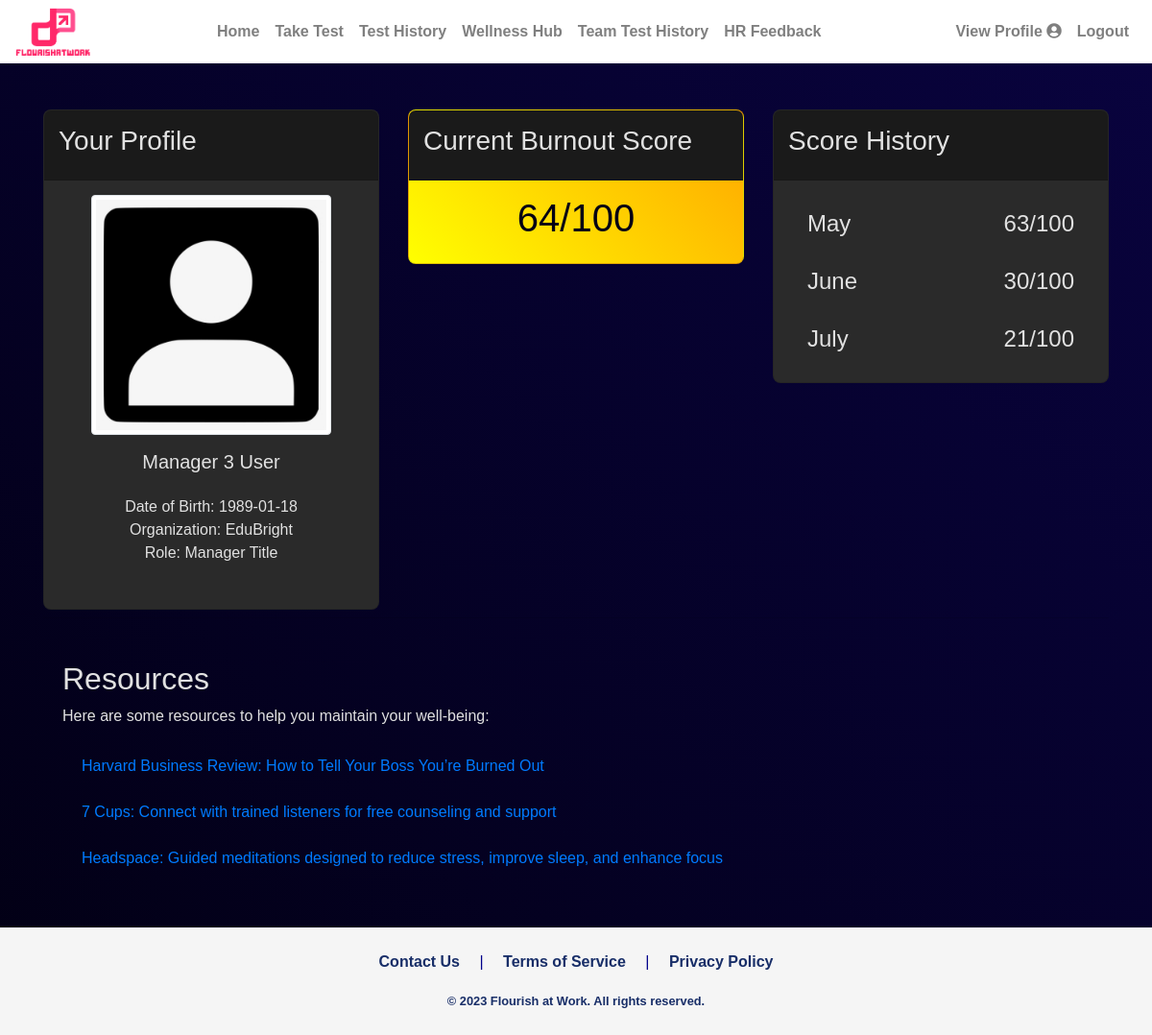
Page /dashboard (signed in) on the committed database.
### app/models.py (models this page shows, shortened)
class User(UserMixin, db.Model):
    id = db.Column(db.Integer, primary_key=True)
    email = db.Column(db.String(120), index=True, unique=True)
    password_hash = db.Column(db.String(128))
    firstname = db.Column(db.String(64), nullable=False)
    lastname = db.Column(db.String(64), nullable=False)
    image = db.Column(db.String(128), nullable=True)
    date_of_birth = db.Column(db.String(64), nullable=True)  # changed from db.Date to db.String
    companyId = db.Column(db.Integer, db.ForeignKey('company.id'))
    manager_id = db.Column(db.Integer, db.ForeignKey('user.id'))
    results = db.relationship('Results', backref='user', lazy='dynamic')
    subordinates = db.relationship('User', backref=db.backref('manager', remote_side=[id]), lazy='dynamic')
    first_login = db.Column(db.Boolean, default=True)
    department = db.Column(db.String(128), nullable=True)
    title = db.Column(db.String(128), nullable=True)
    role_id = db.Column(db.Integer, db.ForeignKey('role.id'))

class Company(db.Model):
    id = db.Column(db.Integer, primary_key=True)
    name = db.Column(db.String(64), nullable=False)
    description = db.Column(db.String(128), nullable=True)
    size = db.Column(db.Integer, nullable=True)
    users = db.relationship('User', backref='company', lazy='dynamic')
    frequency = db.Column(db.String(64), nullable=True)
    image = db.Column(db.String(128), nullable=True)

### app/routes.py (the view)
@main.route('/dashboard')
@login_required
def dashboard():
    get_flashed_messages()
    user = User.query.filter_by(id=current_user.id).first()
    today_date = datetime.now().date()  # Get the current date without time.
    first_day_of_current_month = today_date.replace(day=1)
    last_day_of_last_month = first_day_of_current_month - timedelta(days=1)
    last_score = Results.query.filter_by(user_id=current_user.id).filter(Results.testDate <= today_date).order_by(Results.testDate.desc()).first()
    last_three_scores = (Results.query
                    .filter(Results.user_id == current_user.id)
                    .filter(Results.testDate <= last_day_of_last_month)  # Exclude scores with future dates.
                    .order_by(Results.testDate.desc())
                    .limit(3)
                    .all())
    all_results = Results.query.filter_by(user_id=current_user.id).order_by(Results.testDate.asc()).all()
    current_month = datetime.now().month
    last_month = (current_month - 1) % 12 or 12
    two_months_ago = (current_month - 2) % 12 or 12
    three_months_ago = (current_month - 3) % 12 or 12
    current_year = datetime.now().year
    prev_year = current_year - 1
    scores_dict = {}
    for score in last_three_scores:
        scores_dict[score.testDate.month] = score
    print(scores_dict)
    return render_template('dashboard.html', user=user, last_score=last_score, current_month=current_month, scores_dict=scores_dict, last_month=last_month, two_months_ago=two_months_ago, three_months_ago = three_months_ago, current_year=current_year, prev_year=prev_year)

### app/models.py (called while the page is built)
@login_manager.user_loader
def load_user(id):
    return User.query.get(int(id))

    def __repr__(self):
        return f'<Results {self.id}>'

### app/templates/dashboard.html (shortened to what this page needs)
{% extends "base.html" %}
{% block content %}
<div class="container mt-5">
    <div class="row mt-4">
        <div class="col-md-4">
            <div class="card">
                <div class="card-header">
                    <h3>Your Profile</h3>
                </div>
                <div class="card-body text-center">
                    {% if current_user.image %}
                        <img src="{{ url_for('static', filename='profile_pics/' + current_user.image) }}" alt="Profile Picture" class="img-thumbnail mb-3" style="max-width: 250px; max-height: 250px;">
                    {% else %}
                        <img src="{{ url_for('static', filename='profile_pics/default.jpg') }}" alt="Profile Picture" class="img-thumbnail mb-3" style="max-width: 250px; max-height: 250px;">
                    {% endif %}
                    <h5>{{ user.firstname }} {{ user.lastname }}</h5>
                    <p class="card-body text-center">
                        {% if user.date_of_birth %}
                            Date of Birth: {{ user.date_of_birth.split(" ")[0] }}<br>
                        {% else %}
                            Date of Birth: Not provided<br>
                        {% endif %}
                        Organization: {{ user.company.name }}<br>
                        Role: {{ user.title }}
                    </p>
                </div>
            </div>
        </div>
        <div class="col-md-4">
            <div class="card"
                 {% if last_score %}
                    {% set scaled_score = (last_score.scoreA + last_score.scoreB + (48 - last_score.scoreC)) * 100 / 132 + 0.5 %}
                    {% if scaled_score <= 33 %}
                        style="background: linear-gradient(45deg, lightgreen, green);"
                    {% elif scaled_score <= 66 %}
                        style="background: linear-gradient(45deg, yellow, orange);"
                    {% else %}
                        style="background: linear-gradient(45deg, salmon, red);"
                    {% endif %}
                {% endif %}
            >
                <div class="card-header">
                    <h3>Current Burnout Score</h3>
                </div>
                <div class="card-body text-center">
                    <h1 style="color: #020014;">
                        {% if last_score %}
                            {{ scaled_score|int }}/100
                        {% else %}
                            N/A
                        {% endif %}
                    </h1>
                </div>
            </div>
        </div>
        <div class="col-md-4">
            <div class="card">
                <div class="card-header">
                    <h3>Score History</h3>
                </div>
                <div class="card-body">
                    <ul class="list-group large-text">
                        {% for month in [three_months_ago, two_months_ago, last_month] %}
                            <li class="list-group-item d-flex justify-content-between">
                                {{ ['January', 'February', 'March', 'April', 'May', 'June', 'July', 'August', 'September', 'October', 'November', 'December'][month-1] }}
                                <span>
                                    {% if scores_dict.get(month) %}
                                        {% set scaled_score = (scores_dict[month].scoreA + scores_dict[month].scoreB + (48 - scores_dict[month].scoreC)) * 100 / 132 %}
                                        {{ scaled_score|int }}/100
                                    {% else %}
                                        <span class="text-muted">--/--</span>
                                    {% endif %}
                                </span>
                            </li>
                        {% endfor %}
                    </ul>
                </div>
            </div>
        </div>
    </div>
    <hr class="mt-2">
    <div class="resources-section mt-4 pb-5">
        <h2>Resources</h2>
        <p>Here are some resources to help you maintain your well-being:</p>
        <ul class="list-group">
            <li class="list-group-item"><a href="https://hbr.org/2021/01/how-to-tell-your-boss-youre-burned-out">Harvard Business Review: How to Tell Your Boss You’re Burned Out</a></li>
            <li class="list-group-item"><a href="https://www.7cups.com/">7 Cups: Connect with trained listeners for free counseling and support</a></li>
            <li class="list-group-item"><a href="https://www.headspace.com/">Headspace: Guided meditations designed to reduce stress, improve sleep, and enhance focus</a></li>
        </ul>
    </div>
</div>
{% endblock %}

### app/templates/base.html (style rules this page uses)
body { font-family: 'Poppins', sans-serif; background-color: #1a1a1a; color: #e6e6e6; display: flex; flex-direction: column; min-height: 100vh; }

### app/templates/dashboard.html (style rules this page uses)
body { font-family: 'Arial', sans-serif; background: linear-gradient(45deg, #020014, #09033F); color: #e1e1e1; }
.card { background-color: #2a2a2a; border-radius: 8px; overflow: hidden; }
.card-header { font-weight: bold; background-color: #1a1a1a; padding: 15px; }
.card-body { padding: 15px; }
a { color: #007bff; text-decoration: none; }
.resources-section { background-color: rgba(255, 255, 255, 0); padding: 20px; border-radius: 8px; }
.list-group-item { border: none; background-color: transparent; }
.large-text .list-group-item { font-size: 1.5rem; }

### rows in the picture
User: firstname "Manager 3", lastname "User", date_of_birth "1989-01-18", title "Manager Title"
Company: company.name "EduBright"

### other values in the picture
{{ scaled_score|int }} "64"
{{ scaled_score|int }} "63" "30" "21"
